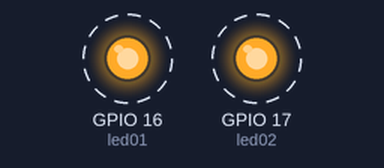
A sketch run on a simulated ESP32. On the bench: output pins drawn as LEDs (lit = HIGH). Dashed ring = blinking.

Above: at 0.12 s.
Timing chart, 0 to 3.0 s (numbered marks = the images above):
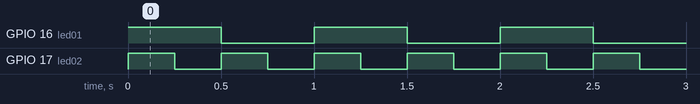

The sketch:

RTOS_1.ino
```cpp
#if CONFIG_FREERTOS_UNICORE

static const BaseType_t app_cpu = 0;

#else

static const BaseType_t app_cpu = 1;

#endif

#define led01 16
#define led02 17


//====================================================
// TAREA PARA GPIO 16 - 1 Hz
//====================================================

void toggle_led01(void *parameter){

  while(1){

    digitalWrite(led01, HIGH);

    vTaskDelay(500 / portTICK_PERIOD_MS);

    digitalWrite(led01, LOW);

    vTaskDelay(500 / portTICK_PERIOD_MS);

  }

}


//====================================================
// TAREA PARA GPIO 17 - 2 Hz
//====================================================

void toggle_led02(void *parameter){

  while(1){

    digitalWrite(led02, HIGH);

    vTaskDelay(250 / portTICK_PERIOD_MS);

    digitalWrite(led02, LOW);

    vTaskDelay(250 / portTICK_PERIOD_MS);

  }

}


void setup() {

  // Configuración de pines

  pinMode(led01, OUTPUT);
  pinMode(led02, OUTPUT);


  //==================================================
  // CREAR TAREA GPIO 16
  //==================================================

  xTaskCreatePinnedToCore(

    toggle_led01,       // función a llamar
    "toggle_led01",    // nombre de tarea
    1024,              // tamaño de pila
    NULL,              // parámetro
    1,                 // prioridad
    NULL,              // identificador de tarea
    app_cpu            // núcleo
  );


  //==================================================
  // CREAR TAREA GPIO 17
  //==================================================

  xTaskCreatePinnedToCore(

    toggle_led02,       // función a llamar
    "toggle_led02",    // nombre de tarea
    1024,              // tamaño de pila
    NULL,              // parámetro
    1,                 // prioridad
    NULL,              // identificador de tarea
    app_cpu             // núcleo
  );

}


void loop() {

  // El trabajo se realiza mediante las tareas de FreeRTOS.

}
```

Measured:
- by itself, GPIO 16 (led01): alternates HIGH for 0.50 s and LOW for 0.50 s
- by itself, GPIO 17 (led02): alternates HIGH for 0.25 s and LOW for 0.25 s
- by itself, everything shown: repeats every 1.0 s, in 4 steps
